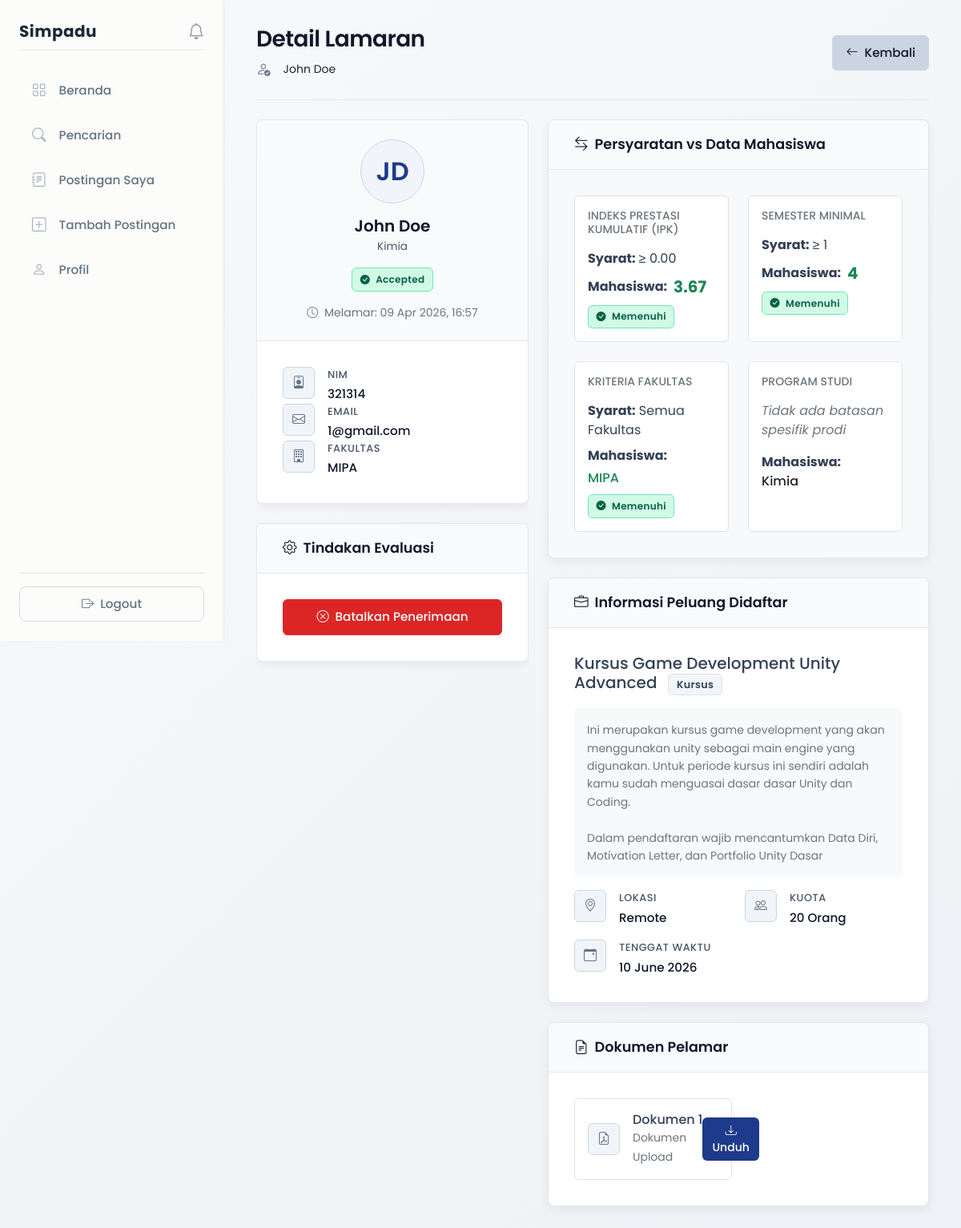
/views/mitra/view_applicant.php?id=15 (signed in), run on the app's committed database.
### tables this page shows
CREATE TABLE `lamaran` (
  `id` int NOT NULL,
  `mahasiswa_id` int NOT NULL,
  `peluang_id` int NOT NULL,
  `is_recommended` tinyint(1) DEFAULT '0',
  `tanggal_apply` timestamp NULL DEFAULT CURRENT_TIMESTAMP,
  `status` enum('pending','accepted','rejected') DEFAULT 'pending',
  `result_published` tinyint(1) DEFAULT '0' COMMENT 'Status: 0=not published, 1=published to mahasiswa'
);

CREATE TABLE `mahasiswa` (
  `id` int NOT NULL,
  `user_id` int NOT NULL,
  `nim` varchar(20) DEFAULT NULL,
  `nama` varchar(100) DEFAULT NULL,
  `fakultas` varchar(100) DEFAULT NULL,
  `prodi` varchar(100) DEFAULT NULL,
  `angkatan` year DEFAULT NULL,
  `semester` int DEFAULT NULL,
  `ipk` decimal(3,2) DEFAULT NULL,
  `dpa_id` int DEFAULT NULL
);

CREATE TABLE `users` (
  `id` int NOT NULL,
  `email` varchar(100) NOT NULL,
  `password` varchar(255) NOT NULL,
  `role` enum('mahasiswa','mitra','admin','dpa') NOT NULL,
  `created_at` timestamp NULL DEFAULT CURRENT_TIMESTAMP,
  `status` enum('active','pending','inactive') DEFAULT 'active'
);

CREATE TABLE `peluang` (
  `id` int NOT NULL,
  `mitra_id` int NOT NULL,
  `judul` varchar(150) NOT NULL,
  `deskripsi` text NOT NULL,
  `tipe` enum('magang','kursus') NOT NULL,
  `lokasi` varchar(100) DEFAULT NULL,
  `kuota` int DEFAULT '0',
  `min_ipk` decimal(3,2) DEFAULT '0.00',
  `min_semester` int DEFAULT '1',
  `fakultas` varchar(100) DEFAULT NULL,
  `deadline` datetime NOT NULL,
  `status` enum('pending','approved','rejected') DEFAULT 'approved',
  `created_at` timestamp NULL DEFAULT CURRENT_TIMESTAMP,
  `closed_at` timestamp NULL DEFAULT NULL
);

CREATE TABLE `dokumen` (
  `id` int NOT NULL,
  `lamaran_id` int NOT NULL,
  `jenis` varchar(50) DEFAULT NULL,
  `file_path` varchar(255) DEFAULT NULL,
  `uploaded_at` timestamp NULL DEFAULT CURRENT_TIMESTAMP
);

### views/mitra/view_applicant.php (the view, shortened to what the rows shown need)
<?php
include __DIR__ . '/../../config/database.php';
$lamaran_id = (int)$_GET['id'];
$user_id = $_SESSION['user_id'];
$query = "SELECT l.id, l.tanggal_apply, l.status, l.is_recommended,
                 p.id as peluang_id, p.judul, p.deskripsi, p.tipe, p.lokasi, p.kuota, p.min_ipk, p.min_semester, p.fakultas as required_fakultas, p.deadline,
                 m.nim, m.nama, m.fakultas as applicant_fakultas, m.prodi, m.ipk, m.semester, m.user_id as mahasiswa_user_id,
                 u.email
          FROM lamaran l
          JOIN peluang p ON l.peluang_id = p.id
          JOIN mahasiswa m ON l.mahasiswa_id = m.id
          JOIN users u ON m.user_id = u.id
          WHERE l.id = ? AND p.mitra_id = ?";
$stmt = mysqli_prepare($conn, $query);
mysqli_stmt_bind_param($stmt, 'ii', $lamaran_id, $user_id);
mysqli_stmt_execute($stmt);
$result = mysqli_stmt_get_result($stmt);
$application = mysqli_fetch_assoc($result);
$query = "SELECT * FROM dokumen WHERE lamaran_id = ?";
$stmt = mysqli_prepare($conn, $query);
mysqli_stmt_bind_param($stmt, 'i', $lamaran_id);
mysqli_stmt_execute($stmt);
$documents = mysqli_stmt_get_result($stmt);
$status_class = 'status-warning';
if ($application['status'] == 'accepted') $status_class = 'status-success';
?>
<!DOCTYPE html>
<html lang="id">
<head>
    <link href="https://cdn.jsdelivr.net/npm/bootstrap@5.3.0/dist/css/bootstrap.min.css" rel="stylesheet">
    <link rel="stylesheet" href="https://cdn.jsdelivr.net/npm/bootstrap-icons@1.11.0/font/bootstrap-icons.css">
    <link rel="stylesheet" href="../../assets/css/global.css">
    <link rel="stylesheet" href="../../assets/css/layout.css">
    <link rel="stylesheet" href="../../assets/css/components.css">
    <link rel="stylesheet" href="../../assets/css/design-system.css">
    <link rel="stylesheet" href="../../assets/css/dashboard.css">
    <link rel="stylesheet" href="../../assets/css/mitra.css">
</head>
<body>
<div class="d-flex">
    <div class="content">
        <div class="page-header d-flex flex-column flex-md-row justify-content-between align-items-md-center gap-3 mb-4">
            <div>
                <h1 class="page-title">Detail Lamaran</h1>
                <div class="page-subtitle mt-2 d-flex align-items-center">
                    <i class="bi bi-person-check me-2" style="color: var(--icon-muted); font-size: 1.1rem;"></i>
                    <span class="text-body"><?php echo htmlspecialchars($application['nama']); ?></span>
                </div>
            </div>
        </div>
        <div class="applicant-detail-container">
            <div class="applicant-sidebar sticky-sidebar">
                <div class="mitra-profile-card mb-4">
                    <div class="mitra-profile-header text-center pt-4">
                        <div class="mitra-avatar mb-3 mx-auto" style="width: 80px; height: 80px; font-size: 2rem;">
                            <?php
                            $name_parts = explode(' ', trim($application['nama']));
                            $initials = strtoupper(substr($name_parts[0], 0, 1));
                            if(isset($name_parts[1])) {
                                $initials .= strtoupper(substr($name_parts[1], 0, 1));
                            }
                            echo $initials;
                            ?>
                        </div>
                        <h5 class="mitra-name mb-1"><?php echo htmlspecialchars($application['nama']); ?></h5>
                        <p class="mitra-email mb-3"><?php echo htmlspecialchars($application['prodi']); ?></p>
                        <span class="mitra-badge <?php echo $status_class; ?> mb-3">
                            <?php if($application['status'] == 'accepted') echo '<i class="bi bi-check-circle-fill me-1"></i>'; ?>
                            <?php echo ucfirst($application['status']); ?>
                        </span>
                        <div class="text-muted small">
                            <i class="bi bi-clock me-1"></i> Melamar: <?php echo date('d M Y, H:i', strtotime($application['tanggal_apply'])); ?>
                        </div>
                    </div>
                    <div class="mitra-profile-body">
                        <div class="info-item">
                            <div class="info-content">
                                <span class="info-label">NIM</span>
                                <span class="info-value"><?php echo htmlspecialchars($application['nim']); ?></span>
                            </div>
                        </div>
                        <div class="info-item">
                            <div class="info-content">
                                <span class="info-label">Email</span>
                                <span class="info-value"><?php echo htmlspecialchars($application['email']); ?></span>
                            </div>
                        </div>
                        <div class="info-item">
                            <div class="info-content">
                                <span class="info-label">Fakultas</span>
                                <span class="info-value"><?php echo htmlspecialchars($application['applicant_fakultas']); ?></span>
                            </div>
                        </div>
                    </div>
                </div>
            </div>
            <div class="applicant-content scrollable-content">
                <div class="mitra-edit-card mb-4">
                    <div class="mitra-edit-body bg-light">
                        <div class="row g-4">
                            <div class="col-md-6">
                                <div class="p-3 bg-white border rounded h-100">
                                    <h6 class="text-muted small text-uppercase mb-3">Indeks Prestasi Kumulatif (IPK)</h6>
                                    <div class="mb-2"><strong>Syarat:</strong> ≥ <?php echo $application['min_ipk']; ?></div>
                                    <div class="d-flex align-items-center">
                                        <strong class="me-2">Mahasiswa:</strong>
                                        <span class="fs-5 fw-bold <?php echo ($application['ipk'] >= $application['min_ipk']) ? 'text-success' : 'text-danger'; ?>">
                                            <?php echo $application['ipk']; ?>
                                        </span>
                                    </div>
                                    <div class="mt-2">
                                        <?php if ($application['ipk'] < $application['min_ipk']): ?>
                                            <span class="mitra-badge status-danger"><i class="bi bi-exclamation-triangle-fill me-1"></i> Tidak memenuhi</span>
                                        <?php else: ?>
                                            <span class="mitra-badge status-success"><i class="bi bi-check-circle-fill me-1"></i> Memenuhi</span>
                                        <?php endif; ?>
                                    </div>
                                </div>
                            </div>
                            <div class="col-md-6">
                                <div class="p-3 bg-white border rounded h-100">
                                    <h6 class="text-muted small text-uppercase mb-3">Semester Minimal</h6>
                                    <div class="mb-2"><strong>Syarat:</strong> ≥ <?php echo $application['min_semester']; ?></div>
                                    <div class="d-flex align-items-center">
                                        <strong class="me-2">Mahasiswa:</strong>
                                        <span class="fs-5 fw-bold <?php echo ($application['semester'] >= $application['min_semester']) ? 'text-success' : 'text-danger'; ?>">
                                            <?php echo $application['semester']; ?>
                                        </span>
                                    </div>
                                    <div class="mt-2">
                                        <?php if ($application['semester'] < $application['min_semester']): ?>
                                            <span class="mitra-badge status-danger"><i class="bi bi-exclamation-triangle-fill me-1"></i> Tidak memenuhi</span>
                                        <?php else: ?>
                                            <span class="mitra-badge status-success"><i class="bi bi-check-circle-fill me-1"></i> Memenuhi</span>
                                        <?php endif; ?>
                                    </div>
                                </div>
                            </div>
                            <div class="col-md-6">
                                <div class="p-3 bg-white border rounded h-100">
                                    <div class="d-flex flex-column">
                                        <strong class="mb-1">Mahasiswa:</strong>
                                        <span class="<?php echo (empty($application['required_fakultas']) || $application['required_fakultas'] == $application['applicant_fakultas']) ? 'text-success fw-medium' : 'text-danger fw-medium'; ?>">
                                            <?php echo htmlspecialchars($application['applicant_fakultas']); ?>
                                        </span>
                                    </div>
                                </div>
                            </div>
                            <div class="col-md-6">
                                <div class="p-3 bg-white border rounded h-100">
                                    <div class="mt-3">
                                        <strong>Mahasiswa:</strong><br>
                                        <span class="text-dark fw-medium"><?php echo htmlspecialchars($application['prodi']); ?></span>
                                    </div>
                                </div>
                            </div>
                        </div>
                    </div>
                </div>
                <div class="mitra-edit-card mb-4">
                    <div class="mitra-edit-body">
                        <h5 class="mb-3"><?php echo htmlspecialchars($application['judul']); ?> <span class="mitra-badge border ms-2" style="font-size: 0.8rem;"><?php echo ucfirst($application['tipe']); ?></span></h5>
                        <div class="p-3 bg-light rounded mb-3">
                            <p class="mb-0 small text-secondary" style="line-height: 1.6;"><?php echo nl2br(htmlspecialchars($application['deskripsi'])); ?></p>
                        </div>
                        <div class="row g-3">
                            <div class="col-sm-6">
                                <div class="info-item">
                                    <div class="info-content">
                                        <span class="info-label">Lokasi</span>
                                        <span class="info-value"><?php echo htmlspecialchars($application['lokasi']); ?></span>
                                    </div>
                                </div>
                            </div>
                            <div class="col-sm-6">
                                <div class="info-item">
                                    <div class="info-content">
                                        <span class="info-label">Kuota</span>
                                        <span class="info-value"><?php echo $application['kuota']; ?> Orang</span>
                                    </div>
                                </div>
                            </div>
                            <div class="col-sm-6">
                                <div class="info-item">
                                    <div class="info-content">
                                        <span class="info-label">Tenggat Waktu</span>
                                        <span class="info-value"><?php echo date('d F Y', strtotime($application['deadline'])); ?></span>
                                    </div>
                                </div>
                            </div>
                        </div>
                    </div>
                </div>
                <div class="mitra-edit-card mb-4">
                    <div class="mitra-edit-body">
                        <?php if (mysqli_num_rows($documents) > 0): ?>
                            <div class="row g-3">
                                <?php while ($doc = mysqli_fetch_assoc($documents)): ?>
                                    <div class="col-md-6">
                                        <div class="p-3 border rounded d-flex align-items-center justify-content-between">
                                            <div class="d-flex align-items-center">
                                                <div class="info-icon me-3">
                                                    <i class="bi bi-file-earmark-pdf"></i>
                                                </div>
                                                <div>
                                                    <h6 class="mb-0 text-truncate" style="max-width: 150px;"><?php echo htmlspecialchars($doc['jenis']); ?></h6>
                                                    <small class="text-muted">Dokumen Upload</small>
                                                </div>
                                            </div>
                                            <a href="../../uploads/<?php echo htmlspecialchars($doc['file_path']); ?>" target="_blank" class="btn btn-sm btn-navy">
                                                <i class="bi bi-download"></i> Unduh
                                            </a>
                                        </div>
                                    </div>
                                <?php endwhile; ?>
                            </div>
                        <?php endif; ?>
                    </div>
                </div>
            </div>
        </div>
    </div>
</div>
</body>
</html>

### data on the page
lamaran: mahasiswa.nama "John Doe", mahasiswa.nama "JD", mahasiswa.prodi "Kimia", status "Accepted", tanggal_apply "09 Apr 2026, 16:57", mahasiswa.nim "321314", users.email "1@gmail.com", mahasiswa.fakultas "MIPA", peluang.min_ipk "0.00", mahasiswa.ipk "3.67", peluang.min_semester "1", mahasiswa.semester "4", peluang.judul "Kursus Game Development Unity Advanced", peluang.tipe "Kursus", peluang.deskripsi "Ini merupakan kursus game development yang akan menggunakan unity sebagai main engine yang digunakan. Untuk periode kursus ini sendiri adalah kamu sudah menguasai dasar dasar Unity dan Coding. Dalam pendaftaran wajib mencantumkan Data Diri, Motivation Letter, dan Portfolio Unity Dasar", peluang.lokasi "Remote", peluang.kuota "20", peluang.deadline "10 June 2026"
dokumen: jenis "Dokumen 1"
